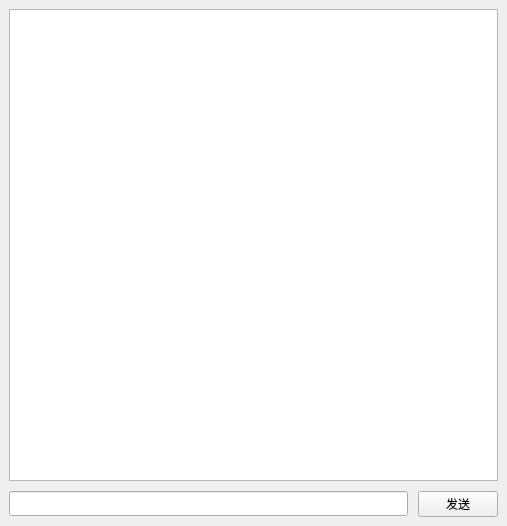
<?xml version="1.0" encoding="UTF-8"?>
<ui version="4.0">
 <class>MainWindow</class>
 <widget class="QMainWindow" name="MainWindow">
  <property name="geometry">
   <rect>
    <x>0</x>
    <y>0</y>
    <width>507</width>
    <height>526</height>
   </rect>
  </property>
  <property name="windowTitle">
   <string>MainWindow</string>
  </property>
  <widget class="QWidget" name="centralwidget">
   <layout class="QVBoxLayout" name="verticalLayout">
    <property name="spacing">
     <number>10</number>
    </property>
    <item>
     <widget class="QListWidget" name="messageList"/>
    </item>
    <item>
     <layout class="QHBoxLayout" name="horizontalLayout">
      <item>
       <widget class="QLineEdit" name="inputEdit">
        <property name="minimumSize">
         <size>
          <width>0</width>
          <height>25</height>
         </size>
        </property>
       </widget>
      </item>
      <item>
       <widget class="QPushButton" name="sendButton">
        <property name="minimumSize">
         <size>
          <width>0</width>
          <height>25</height>
         </size>
        </property>
        <property name="cursor">
         <cursorShape>PointingHandCursor</cursorShape>
        </property>
        <property name="text">
         <string>发送</string>
        </property>
       </widget>
      </item>
     </layout>
    </item>
   </layout>
  </widget>
 </widget>
 <resources/>
 <connections/>
</ui>
